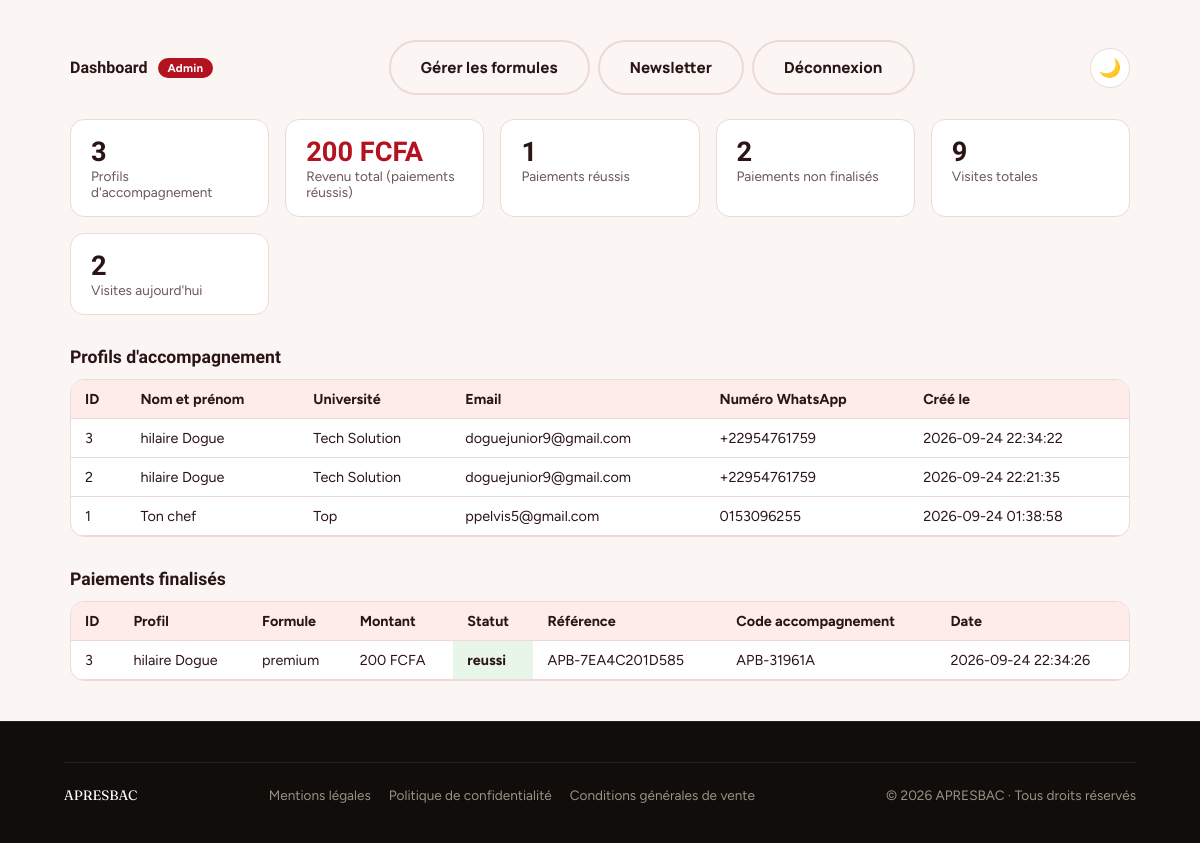
Page /admin/dashboard.php (signed in) on the committed database.
### tables this page shows
CREATE TABLE `profils_accompagnement` (
  `id` int NOT NULL AUTO_INCREMENT,
  `guest_token` varchar(255) DEFAULT NULL,
  `nom_complet` varchar(191) NOT NULL DEFAULT '',
  `universite` varchar(191) DEFAULT NULL,
  `email` varchar(255) DEFAULT NULL,
  `numero_whatsapp` varchar(20) DEFAULT NULL,
  `created_at` timestamp NULL DEFAULT CURRENT_TIMESTAMP,
  PRIMARY KEY (`id`),
  KEY `idx_guest_token` (`guest_token`)
);

CREATE TABLE `paiements` (
  `id` int NOT NULL AUTO_INCREMENT,
  `guest_token` varchar(255) DEFAULT NULL,
  `formule_id` int DEFAULT NULL,
  `montant` int NOT NULL,
  `statut` enum('en_attente','reussi','echoue','annule') NOT NULL DEFAULT 'en_attente',
  `reference` varchar(100) NOT NULL,
  `saspay_session_id` varchar(64) DEFAULT NULL,
  `code_accompagnement` varchar(20) DEFAULT NULL,
  `pdf_genere` tinyint(1) NOT NULL DEFAULT '0',
  `pdf_path` varchar(255) DEFAULT NULL,
  `created_at` timestamp NULL DEFAULT CURRENT_TIMESTAMP,
  `updated_at` timestamp NULL DEFAULT CURRENT_TIMESTAMP ON UPDATE CURRENT_TIMESTAMP,
  PRIMARY KEY (`id`),
  UNIQUE KEY `reference` (`reference`),
  UNIQUE KEY `uniq_code_accompagnement` (`code_accompagnement`),
  KEY `fk_paiements_formule` (`formule_id`),
  KEY `idx_guest_token` (`guest_token`),
  KEY `idx_paiements_reference` (`reference`),
  KEY `idx_paiements_saspay_session` (`saspay_session_id`),
  CONSTRAINT `fk_paiements_formule` FOREIGN KEY (`formule_id`) REFERENCES `formules` (`id`)
);

CREATE TABLE `formules` (
  `id` int NOT NULL AUTO_INCREMENT,
  `code` enum('premium','vip','gold') NOT NULL,
  `nom` varchar(50) NOT NULL,
  `prix` int NOT NULL,
  `avantages` json NOT NULL,
  `places_totales` int NOT NULL,
  `places_restantes` int NOT NULL,
  `actif` tinyint(1) NOT NULL DEFAULT '1',
  PRIMARY KEY (`id`),
  UNIQUE KEY `code` (`code`)
);

### src/Database/Database.php (called while the page is built, shortened)
<?php
class Database
{
    private static ?PDO $instance = null;
    public static function getConnection(): PDO
    {
        if (self::$instance === null) {
            $dsn = 'mysql:host=' . DB_HOST . ';dbname=' . DB_NAME . ';charset=utf8mb4';
            try {
                self::$instance = new PDO($dsn, DB_USER, DB_PASS, [
                    PDO::ATTR_ERRMODE => PDO::ERRMODE_EXCEPTION,
                    PDO::ATTR_DEFAULT_FETCH_MODE => PDO::FETCH_ASSOC,
                    PDO::ATTR_EMULATE_PREPARES => false,
                ]);
            } catch (PDOException $e) {
                error_log('Erreur connexion BDD : ' . $e->getMessage());
                throw new PDOException('Impossible de se connecter à la base de données.');
            }
        }
        return self::$instance;
    }
}

### src/Analytics/VisiteService.php (called while the page is built, shortened)
<?php
class VisiteService
{
    public static function totalVisites(): int
    {
        try {
            return (int) Database::getConnection()
                ->query('SELECT COUNT(*) FROM visites')
                ->fetchColumn();
        } catch (\Throwable $e) {
            error_log('VisiteService::totalVisites — ' . $e->getMessage());
            return 0;
        }
    }
    public static function visitesAujourdhui(): int
    {
        try {
            return (int) Database::getConnection()
                ->query("SELECT COUNT(*) FROM visites WHERE date_visite = CURDATE()")
                ->fetchColumn();
        } catch (\Throwable $e) {
            error_log('VisiteService::visitesAujourdhui — ' . $e->getMessage());
            return 0;
        }
    }
}

### admin/dashboard.php (the view, shortened to what this page needs)
<?php
require_once __DIR__ . '/../src/Database/Database.php';
require_once __DIR__ . '/../src/Analytics/VisiteService.php';
$pdo = Database::getConnection();
$totalVisites = VisiteService::totalVisites();
$visitesAujourdhui = VisiteService::visitesAujourdhui();
$totalProfils = (int) $pdo->query('SELECT COUNT(*) FROM profils_accompagnement')->fetchColumn();
$stmtRevenu = $pdo->query("SELECT COALESCE(SUM(montant), 0) FROM paiements WHERE statut = 'reussi'");
$revenuTotal = (float) $stmtRevenu->fetchColumn();
$stmtParStatut = $pdo->query("SELECT statut, COUNT(*) AS nb FROM paiements GROUP BY statut");
$parStatut = $stmtParStatut->fetchAll(\PDO::FETCH_KEY_PAIR);
$profils = $pdo->query('
    SELECT id, nom_complet, universite, email, numero_whatsapp, created_at
    FROM profils_accompagnement ORDER BY created_at DESC LIMIT 200
')->fetchAll();
$paiements = $pdo->query("
    SELECT p.*, pa.email AS profil_email, pa.nom_complet AS profil_nom_complet, f.nom AS formule_nom
    FROM paiements p
    LEFT JOIN profils_accompagnement pa ON pa.guest_token = p.guest_token
    JOIN formules f ON f.id = p.formule_id
    WHERE p.statut = 'reussi'
    ORDER BY p.created_at DESC
    LIMIT 200
")->fetchAll();
require_once __DIR__ . '/../includes/header.php';
?>
<div class="admin-wrap">
    <div class="admin-header">
        <p class="admin-brand">Dashboard <span class="admin-brand-tag">Admin</span></p>
        <button type="button" class="theme-toggle" id="themeToggle" title="Changer de thème">🌙</button>
        <nav class="admin-nav" id="adminDrawer">
            <a href="/admin/formules.php" class="btn btn-outline">Gérer les formules</a>
            <a href="/admin/newsletter.php" class="btn btn-outline">Newsletter</a>
            <a href="/admin/logout.php" class="btn btn-outline">Déconnexion</a>
        </nav>
    </div>
    <div class="admin-stats">
        <div class="admin-stat-card">
            <p class="admin-stat-value"><?= $totalProfils ?></p>
            <p class="admin-stat-label">Profils d'accompagnement</p>
        </div>
        <div class="admin-stat-card">
            <p class="admin-stat-value is-accent"><?= number_format($revenuTotal, 0, ',', ' ') ?> FCFA</p>
            <p class="admin-stat-label">Revenu total (paiements réussis)</p>
        </div>
        <div class="admin-stat-card">
            <p class="admin-stat-value"><?= (int) ($parStatut['reussi'] ?? 0) ?></p>
            <p class="admin-stat-label">Paiements réussis</p>
        </div>
        <div class="admin-stat-card">
            <p class="admin-stat-value"><?= (int) ($parStatut['en_attente'] ?? 0) + (int) ($parStatut['echoue'] ?? 0) ?></p>
            <p class="admin-stat-label">Paiements non finalisés</p>
        </div>
        <div class="admin-stat-card">
            <p class="admin-stat-value"><?= $totalVisites ?></p>
            <p class="admin-stat-label">Visites totales</p>
        </div>
        <div class="admin-stat-card">
            <p class="admin-stat-value"><?= $visitesAujourdhui ?></p>
            <p class="admin-stat-label">Visites aujourd'hui</p>
        </div>
    </div>
    <p class="admin-section-title">Profils d'accompagnement</p>
    <div class="admin-table-wrap">
        <table class="admin-table">
            <thead>
                <tr>
                    <th>ID</th><th>Nom et prénom</th><th>Université</th><th>Email</th><th>Numéro WhatsApp</th><th>Créé le</th>
                </tr>
            </thead>
            <tbody id="profilsTableBody">
                <?php foreach ($profils as $i => $p): ?>
                <tr class="admin-row-link<?= $i >= 10 ? ' admin-row-hidden' : '' ?>" tabindex="0" data-href="/admin/profil.php?id=<?= $p['id'] ?>">
                    <td><?= $p['id'] ?></td>
                    <td><?= htmlspecialchars($p['nom_complet']) ?></td>
                    <td><?= htmlspecialchars($p['universite'] ?? '—') ?></td>
                    <td><?= htmlspecialchars($p['email']) ?></td>
                    <td><?= htmlspecialchars($p['numero_whatsapp'] ?? '—') ?></td>
                    <td><?= htmlspecialchars($p['created_at']) ?></td>
                </tr>
                <?php endforeach; ?>
            </tbody>
        </table>
    </div>
    <p class="admin-section-title">Paiements finalisés</p>
    <div class="admin-table-wrap">
        <table class="admin-table">
            <thead>
                <tr><th>ID</th><th>Profil</th><th>Formule</th><th>Montant</th><th>Statut</th><th>Référence</th><th>Code accompagnement</th><th>Date</th></tr>
            </thead>
            <tbody id="paiementsTableBody">
                <?php foreach ($paiements as $i => $p): ?>
                <tr class="<?= $i >= 10 ? 'admin-row-hidden' : '' ?>">
                    <td><?= $p['id'] ?></td>
                    <td><?= htmlspecialchars(($p['profil_nom_complet'] ?? '') ?: ($p['profil_email'] ?? '—')) ?></td>
                    <td><?= htmlspecialchars($p['formule_nom']) ?></td>
                    <td><?= number_format((float) $p['montant'], 0, ',', ' ') ?> FCFA</td>
                    <td class="statut-<?= htmlspecialchars($p['statut']) ?>"><?= htmlspecialchars($p['statut']) ?></td>
                    <td><?= htmlspecialchars($p['reference']) ?></td>
                    <td><?= htmlspecialchars($p['code_accompagnement'] ?? '—') ?></td>
                    <td><?= htmlspecialchars($p['created_at']) ?></td>
                </tr>
                <?php endforeach; ?>
            </tbody>
        </table>
    </div>
</div>
<?php require_once __DIR__ . '/../includes/footer.php'; ?>

### assets/css/style.css (style rules this page uses)
:root { --ink: #100D0A; --ink-soft: #2B2620; --paper: #FAF7F2; --card: #FFFFFF; --line: #EAE3D8; --accent: #E8531F; --accent-dark: #C13F12; --accent-soft: #FDE7DA; --gold: #D9A441; --text-dark: #171310; --text-soft: #6B6055; --white: #FFFFFF; --font-display: 'Fraunces', serif; --font-body: 'Manrope', sans-serif; --radius-lg: 20px; --radius-md: 14px; --radius-pill: 100px; --shadow-card: 0 16px 32px -18px rgba(16, 13, 10, 0.25); --shadow-btn: 0 10px 22px -8px rgba(232, 83, 31, 0.55); }
* { box-sizing: border-box; }
html { scroll-behavior: smooth; }
body { margin: 0; font-family: var(--font-body); color: var(--text-dark); background: var(--paper); -webkit-font-smoothing: antialiased; }
p { margin: 0; }
a { text-decoration: none; color: inherit; }
.btn { display: inline-block; padding: 15px 30px; border-radius: var(--radius-pill); font-family: var(--font-body); font-weight: 800; font-size: 0.95rem; text-align: center; cursor: pointer; border: 2px solid transparent; transition: transform 0.15s ease, box-shadow 0.15s ease; }
.btn-outline { background: transparent; border-color: var(--ink); color: var(--ink); }
.statut-reussi { background: #E8F5E9; color: #2E7D32; }

### includes/admin-theme.php (style rules this page uses)
:root { --admin-bg: #fbf6f4; --admin-card-bg: #ffffff; --admin-border: #ecdad7; --admin-text: #2a1416; --admin-text-muted: #6b5658; --admin-th-bg: #fdece9; --admin-row-hover: #fff5f3; --admin-erreur-bg: #fbe3e0; --admin-erreur-text: #5c0a14; --admin-succes-bg: #e9f5ec; --admin-succes-text: #1c6b3a; --admin-accent: #b3121f; --admin-accent-deep: #5c0a14; --admin-accent-on: #f4b41a; --admin-display: 'Bricolage Grotesque', 'Figtree', system-ui, sans-serif; }
body { background: var(--admin-bg); color: var(--admin-text); font-family: 'Figtree', system-ui, -apple-system, 'Segoe UI', Roboto, sans-serif; transition: background .2s ease, color .2s ease; }
.admin-wrap { max-width: 1100px; margin: 40px auto; padding: 0 20px; }
.admin-header { display: flex; flex-wrap: wrap; justify-content: space-between; align-items: center; gap: 16px; margin-bottom: 24px; }
.admin-brand { display: flex; align-items: center; gap: 10px; font-family: var(--admin-display); font-weight: 800; color: var(--admin-text); }
.admin-brand-tag { padding: 3px 10px; border-radius: 999px; background: var(--admin-accent); color: #fff; font-family: 'Figtree', system-ui, sans-serif; font-size: 0.72rem; font-weight: 700; letter-spacing: 0.02em; }
.admin-stats { display: grid; grid-template-columns: repeat(auto-fit, minmax(180px, 1fr)); gap: 16px; margin-bottom: 32px; }
.admin-stat-card { background: var(--admin-card-bg); border: 1px solid var(--admin-border); border-radius: 14px; padding: 16px 20px; }
.admin-stat-value { font-family: var(--admin-display); font-size: 1.7rem; font-weight: 800; color: var(--admin-text); }
.admin-stat-value.is-accent { color: var(--admin-accent); }
.admin-stat-label { font-size: 0.85rem; color: var(--admin-text-muted); }
.admin-table-wrap { background: var(--admin-card-bg); border: 1px solid var(--admin-border); border-radius: 14px; overflow-x: auto; margin-bottom: 32px; -webkit-overflow-scrolling: touch; }
.admin-table { width: 100%; border-collapse: collapse; font-size: 0.9rem; }
.admin-table th, .admin-table td { padding: 10px 14px; text-align: left; border-bottom: 1px solid var(--admin-border); white-space: nowrap; color: var(--admin-text); }
.admin-table th { background: var(--admin-th-bg); font-weight: 700; }
.admin-table tbody tr.admin-row-link { cursor: pointer; }
.statut-reussi { color: var(--admin-succes-text); font-weight: 700; }
.admin-section-title { font-family: var(--admin-display); font-size: 1.1rem; margin-bottom: 12px; font-weight: 800; color: var(--admin-text); }
.admin-nav { display: flex; flex-wrap: wrap; gap: 10px; align-items: center; }
.admin-nav a { margin-right: 0; }
.admin-nav .btn-outline, .admin-nav .btn-outline:link, .admin-nav .btn-outline:visited { border-color: var(--admin-border) !important; color: var(--admin-text) !important; background: transparent !important; }
.theme-toggle { display: inline-flex; align-items: center; justify-content: center; width: 40px; height: 40px; border-radius: 999px; border: 1px solid var(--admin-border); background: var(--admin-card-bg); color: var(--admin-text); cursor: pointer; font-size: 18px; line-height: 1; padding: 0; }

### rows in the picture
profils_accompagnement: id "3", nom_complet "hilaire Dogue", universite "Tech Solution", email "doguejunior9@gmail.com", numero_whatsapp "+22954761759", created_at "2026-09-24 22:34:22"
profils_accompagnement: id "2", nom_complet "hilaire Dogue", universite "Tech Solution", email "doguejunior9@gmail.com", numero_whatsapp "+22954761759", created_at "2026-09-24 22:21:35"
profils_accompagnement: id "1", nom_complet "Ton chef", universite "Top", email "ppelvis5@gmail.com", numero_whatsapp "0153096255", created_at "2026-09-24 01:38:58"
paiements: id "3", profils_accompagnement.nom_complet "hilaire Dogue", formule.nom "premium", montant "200", statut "reussi", reference "APB-7EA4C201D585", code_accompagnement "APB-31961A", created_at "2026-09-24 22:34:26"

### other values in the picture
$totalProfils "3"
$revenuTotal "200"
$parStatut['reussi'] "1"
$totalVisites "9"
$visitesAujourdhui "2"
